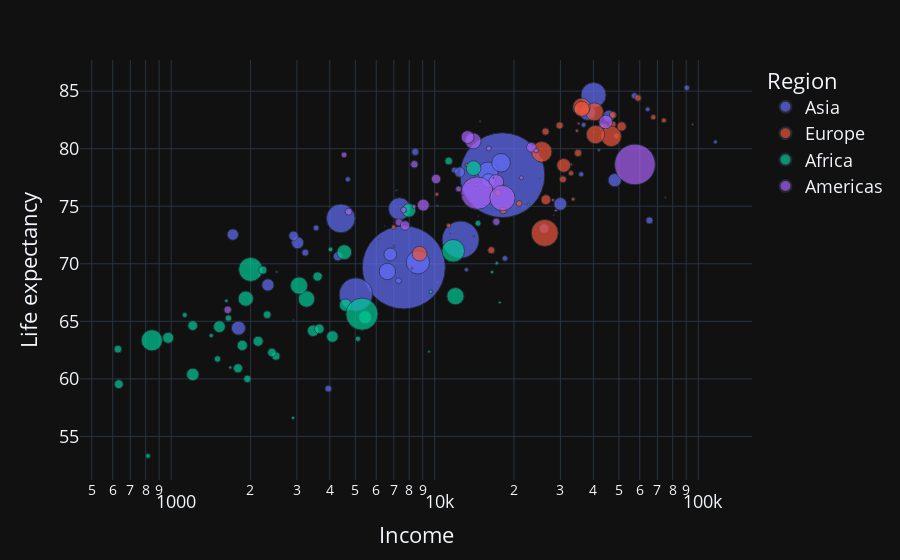

Source (notebook cell):
### Code cell
fig = px.scatter(
    df,
    x='Income', 
    y='Life expectancy', 
    size='Population', 
    color='Region',
    log_x=True, 
    size_max=60)
fig.show()
